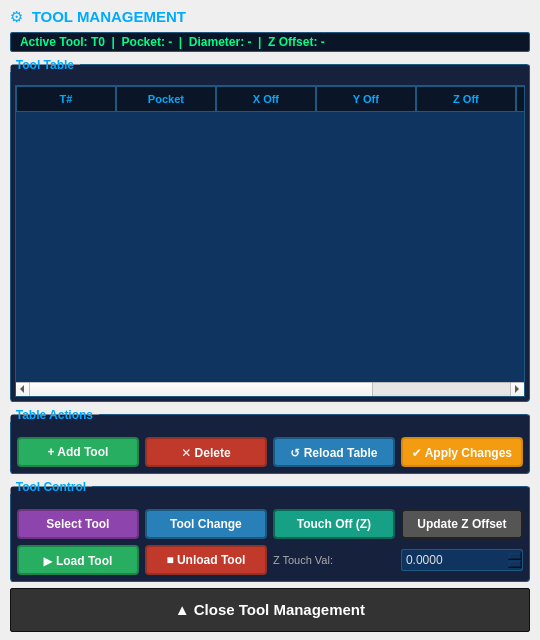
   <widget class="QFrame" name="frame_tool_panel">
    <property name="geometry">
     <rect>
      <x>0</x>
      <y>0</y>
      <width>540</width>
      <height>640</height>
     </rect>
    </property>
    <property name="visible">
     <bool>false</bool>
    </property>
    <property name="styleSheet">
     <string notr="true">QFrame#frame_tool_panel {
    background-color: #1a1a2e;
    border: 2px solid #1c5980;
    border-radius: 4px;
}
QGroupBox {
    background-color: #16213e;
    border: 1px solid #1c5980;
    border-radius: 3px;
    color: #00aaff;
    font-size: 9pt;
    font-weight: bold;
    margin-top: 6px;
    padding-top: 4px;
}
QGroupBox::title {
    subcontrol-origin: margin;
    subcontrol-position: top left;
    padding: 0 4px;
    color: #00aaff;
}
QTableWidget {
    background-color: #0f3460;
    alternate-background-color: #16213e;
    color: #e0e0e0;
    border: 1px solid #1c5980;
    gridline-color: #2c5f8a;
    selection-background-color: #3498db;
    selection-color: white;
    font-size: 9pt;
}
QTableWidget::item { padding: 2px 4px; }
QHeaderView::section {
    background-color: #0a1628;
    color: #00aaff;
    border: 1px solid #1c5980;
    padding: 3px;
    font-size: 8pt;
    font-weight: bold;
}
QLabel { color: #e0e0e0; }
QPushButton {
    color: white; font-weight: bold; border: 2px solid #222222;
    border-radius: 4px; padding: 4px; background-color: #555555; font-size: 9pt;
}
QPushButton:hover { border-color: #ffffff; }
QPushButton:pressed { background-color: #333333; padding-top: 6px; padding-left: 6px; }</string>
    </property>
    <layout class="QVBoxLayout" name="layout_tool_panel">
     <property name="spacing">
      <number>6</number>
     </property>
     <property name="leftMargin">
      <number>10</number>
     </property>
     <property name="topMargin">
      <number>8</number>
     </property>
     <property name="rightMargin">
      <number>10</number>
     </property>
     <property name="bottomMargin">
      <number>8</number>
     </property>
     <item>
      <widget class="QLabel" name="lbl_tool_header">
       <property name="styleSheet">
        <string notr="true">color: #00aaff; font-size: 11pt; font-weight: bold; background: transparent;</string>
       </property>
       <property name="text">
        <string>⚙  TOOL MANAGEMENT</string>
       </property>
      </widget>
     </item>
     <item>
      <widget class="QLabel" name="lbl_tool_status">
       <property name="styleSheet">
        <string notr="true">background-color: #0a1628; color: #00ff88; border: 1px solid #1c5980; border-radius: 2px; padding: 2px 6px; font-size: 9pt; font-weight: bold;</string>
       </property>
       <property name="text">
        <string>Active Tool: T0  |  Pocket: -  |  Diameter: -  |  Z Offset: -</string>
       </property>
      </widget>
     </item>
     <item>
      <widget class="QGroupBox" name="groupBox_tool_table">
       <property name="sizePolicy">
        <sizepolicy hsizetype="Expanding" vsizetype="Expanding">
         <horstretch>0</horstretch>
         <verstretch>0</verstretch>
        </sizepolicy>
       </property>
       <property name="title">
        <string>Tool Table</string>
       </property>
       <layout class="QVBoxLayout" name="layout_tool_table_inner">
        <property name="spacing">
         <number>4</number>
        </property>
        <property name="leftMargin">
         <number>4</number>
        </property>
        <property name="topMargin">
         <number>16</number>
        </property>
        <property name="rightMargin">
         <number>4</number>
        </property>
        <property name="bottomMargin">
         <number>4</number>
        </property>
        <item>
         <widget class="QTableWidget" name="table_tools">
          <property name="sizePolicy">
           <sizepolicy hsizetype="Expanding" vsizetype="Expanding">
            <horstretch>0</horstretch>
            <verstretch>0</verstretch>
           </sizepolicy>
          </property>
          <property name="editTriggers">
           <set>QAbstractItemView::DoubleClicked|QAbstractItemView::EditKeyPressed</set>
          </property>
          <property name="alternatingRowColors">
           <bool>true</bool>
          </property>
          <property name="selectionMode">
           <enum>QAbstractItemView::SingleSelection</enum>
          </property>
          <property name="selectionBehavior">
           <enum>QAbstractItemView::SelectRows</enum>
          </property>
          <column>
           <property name="text">
            <string>T#</string>
           </property>
          </column>
          <column>
           <property name="text">
            <string>Pocket</string>
           </property>
          </column>
          <column>
           <property name="text">
            <string>X Off</string>
           </property>
          </column>
          <column>
           <property name="text">
            <string>Y Off</string>
           </property>
          </column>
          <column>
           <property name="text">
            <string>Z Off</string>
           </property>
          </column>
          <column>
           <property name="text">
            <string>Diam</string>
           </property>
          </column>
          <column>
           <property name="text">
            <string>Comment</string>
           </property>
          </column>
         </widget>
        </item>
       </layout>
      </widget>
     </item>
     <item>
      <widget class="QGroupBox" name="groupBox_tool_table_btns">
       <property name="title">
        <string>Table Actions</string>
       </property>
       <layout class="QHBoxLayout" name="layout_tool_table_btns">
        <property name="spacing">
         <number>6</number>
        </property>
        <property name="leftMargin">
         <number>6</number>
        </property>
        <property name="topMargin">
         <number>18</number>
        </property>
        <property name="rightMargin">
         <number>6</number>
        </property>
        <property name="bottomMargin">
         <number>6</number>
        </property>
        <item>
         <widget class="QPushButton" name="btn_tool_add">
          <property name="minimumSize">
           <size>
            <width>0</width>
            <height>30</height>
           </size>
          </property>
          <property name="styleSheet">
           <string notr="true">QPushButton { background-color: #27ae60; color: white; border: 2px solid #1e8449; font-weight: bold; border-radius: 4px; font-size: 9pt; }
QPushButton:hover { border-color: #ffffff; }
QPushButton:pressed { background-color: #1e8449; padding-top: 6px; padding-left: 6px; }</string>
          </property>
          <property name="text">
           <string>+ Add Tool</string>
          </property>
         </widget>
        </item>
        <item>
         <widget class="QPushButton" name="btn_tool_delete">
          <property name="minimumSize">
           <size>
            <width>0</width>
            <height>30</height>
           </size>
          </property>
          <property name="styleSheet">
           <string notr="true">QPushButton { background-color: #c0392b; color: white; border: 2px solid #943126; font-weight: bold; border-radius: 4px; font-size: 9pt; }
QPushButton:hover { border-color: #ffffff; }
QPushButton:pressed { background-color: #943126; padding-top: 6px; padding-left: 6px; }</string>
          </property>
          <property name="text">
           <string>✕ Delete</string>
          </property>
         </widget>
        </item>
        <item>
         <widget class="QPushButton" name="btn_tool_reload">
          <property name="minimumSize">
           <size>
            <width>0</width>
            <height>30</height>
           </size>
          </property>
          <property name="styleSheet">
           <string notr="true">QPushButton { background-color: #2980b9; color: white; border: 2px solid #1c5980; font-weight: bold; border-radius: 4px; font-size: 9pt; }
QPushButton:hover { border-color: #ffffff; }
QPushButton:pressed { background-color: #1c5980; padding-top: 6px; padding-left: 6px; }</string>
          </property>
          <property name="text">
           <string>↺ Reload Table</string>
          </property>
         </widget>
        </item>
        <item>
         <widget class="QPushButton" name="btn_tool_apply">
          <property name="minimumSize">
           <size>
            <width>0</width>
            <height>30</height>
           </size>
          </property>
          <property name="styleSheet">
           <string notr="true">QPushButton { background-color: #f39c12; color: white; border: 2px solid #d68910; font-weight: bold; border-radius: 4px; font-size: 9pt; }
QPushButton:hover { border-color: #ffffff; }
QPushButton:pressed { background-color: #d68910; padding-top: 6px; padding-left: 6px; }</string>
          </property>
          <property name="text">
           <string>✔ Apply Changes</string>
          </property>
         </widget>
        </item>
       </layout>
      </widget>
     </item>
     <item>
      <widget class="QGroupBox" name="groupBox_tool_ctrl">
       <property name="title">
        <string>Tool Control</string>
       </property>
       <layout class="QVBoxLayout" name="layout_tool_ctrl_inner">
        <property name="spacing">
         <number>6</number>
        </property>
        <property name="leftMargin">
         <number>6</number>
        </property>
        <property name="topMargin">
         <number>18</number>
        </property>
        <property name="rightMargin">
         <number>6</number>
        </property>
        <property name="bottomMargin">
         <number>6</number>
        </property>
        <item>
         <layout class="QHBoxLayout" name="layout_tool_ctrl_row1">
          <property name="spacing">
           <number>6</number>
          </property>
          <item>
           <widget class="QPushButton" name="btn_tool_select">
            <property name="minimumSize">
             <size>
              <width>0</width>
              <height>30</height>
             </size>
            </property>
            <property name="styleSheet">
             <string notr="true">QPushButton { background-color: #8e44ad; color: white; border: 2px solid #6c3483; font-weight: bold; border-radius: 4px; font-size: 9pt; }
QPushButton:hover { border-color: #ffffff; }
QPushButton:pressed { background-color: #6c3483; padding-top: 6px; padding-left: 6px; }</string>
            </property>
            <property name="text">
             <string>Select Tool</string>
            </property>
           </widget>
          </item>
          <item>
           <widget class="QPushButton" name="btn_tool_change">
            <property name="minimumSize">
             <size>
              <width>0</width>
              <height>30</height>
             </size>
            </property>
            <property name="styleSheet">
             <string notr="true">QPushButton { background-color: #2980b9; color: white; border: 2px solid #1c5980; font-weight: bold; border-radius: 4px; font-size: 9pt; }
QPushButton:hover { border-color: #ffffff; }
QPushButton:pressed { background-color: #1c5980; padding-top: 6px; padding-left: 6px; }</string>
            </property>
            <property name="text">
             <string>Tool Change</string>
            </property>
           </widget>
          </item>
          <item>
           <widget class="QPushButton" name="btn_tool_touch_z">
            <property name="minimumSize">
             <size>
              <width>0</width>
              <height>30</height>
             </size>
            </property>
            <property name="styleSheet">
             <string notr="true">QPushButton { background-color: #16a085; color: white; border: 2px solid #0e6655; font-weight: bold; border-radius: 4px; font-size: 9pt; }
QPushButton:hover { border-color: #ffffff; }
QPushButton:pressed { background-color: #0e6655; padding-top: 6px; padding-left: 6px; }</string>
            </property>
            <property name="text">
             <string>Touch Off (Z)</string>
            </property>
           </widget>
          </item>
          <item>
           <widget class="QPushButton" name="btn_tool_update_offset">
            <property name="minimumSize">
             <size>
              <width>0</width>
              <height>30</height>
             </size>
            </property>
            <property name="styleSheet">
             <string notr="true">QPushButton { background-color: #555555; color: white; border: 2px solid #222222; font-weight: bold; border-radius: 4px; font-size: 9pt; }
QPushButton:hover { border-color: #ffffff; }
QPushButton:pressed { background-color: #333333; padding-top: 6px; padding-left: 6px; }</string>
            </property>
            <property name="text">
             <string>Update Z Offset</string>
            </property>
           </widget>
          </item>
         </layout>
        </item>
        <item>
         <layout class="QHBoxLayout" name="layout_tool_ctrl_row2">
          <property name="spacing">
           <number>6</number>
          </property>
          <item>
           <widget class="QPushButton" name="btn_tool_load">
            <property name="minimumSize">
             <size>
              <width>0</width>
              <height>30</height>
             </size>
            </property>
            <property name="styleSheet">
             <string notr="true">QPushButton { background-color: #27ae60; color: white; border: 2px solid #1e8449; font-weight: bold; border-radius: 4px; font-size: 9pt; }
QPushButton:hover { border-color: #ffffff; }
QPushButton:pressed { background-color: #1e8449; padding-top: 6px; padding-left: 6px; }</string>
            </property>
            <property name="text">
             <string>▶ Load Tool</string>
            </property>
           </widget>
          </item>
          <item>
           <widget class="QPushButton" name="btn_tool_unload">
            <property name="minimumSize">
             <size>
              <width>0</width>
              <height>30</height>
             </size>
            </property>
            <property name="styleSheet">
             <string notr="true">QPushButton { background-color: #c0392b; color: white; border: 2px solid #943126; font-weight: bold; border-radius: 4px; font-size: 9pt; }
QPushButton:hover { border-color: #ffffff; }
QPushButton:pressed { background-color: #943126; padding-top: 6px; padding-left: 6px; }</string>
            </property>
            <property name="text">
             <string>■ Unload Tool</string>
            </property>
           </widget>
          </item>
          <item>
           <widget class="QLabel" name="lbl_touch_z_val">
            <property name="styleSheet">
             <string notr="true">color: #aaaaaa; font-size: 8pt; background: transparent;</string>
            </property>
            <property name="text">
             <string>Z Touch Val:</string>
            </property>
           </widget>
          </item>
          <item>
           <widget class="QDoubleSpinBox" name="spin_touch_z">
            <property name="styleSheet">
             <string notr="true">QDoubleSpinBox { background-color: #0f3460; color: #e0e0e0; border: 1px solid #1c5980; border-radius: 2px; padding: 2px; font-size: 9pt; }
QDoubleSpinBox:focus { border-color: #00aaff; }</string>
            </property>
            <property name="decimals">
             <number>4</number>
            </property>
            <property name="minimum">
             <double>-500.000000000000000</double>
            </property>
            <property name="maximum">
             <double>500.000000000000000</double>
            </property>
            <property name="value">
             <double>0.000000000000000</double>
            </property>
           </widget>
          </item>
         </layout>
        </item>
       </layout>
      </widget>
     </item>
     <item>
      <widget class="QPushButton" name="btn_tool_close">
       <property name="sizePolicy">
        <sizepolicy hsizetype="Expanding" vsizetype="Fixed">
         <horstretch>0</horstretch>
         <verstretch>0</verstretch>
        </sizepolicy>
       </property>
       <property name="minimumSize">
        <size>
         <width>0</width>
         <height>44</height>
        </size>
       </property>
       <property name="styleSheet">
        <string notr="true">QPushButton { background-color: #333333; color: #FFFFFF; font-size: 11pt; font-weight: bold; border: 1px solid #111111; padding: 10px; border-radius: 2px; }
QPushButton:hover { background-color: #444444; border: 1px solid #555555; }
QPushButton:pressed { background-color: #f39c12; color: #000000; }</string>
       </property>
       <property name="text">
        <string>▲ Close Tool Management</string>
       </property>
      </widget>
     </item>
    </layout>
   </widget>
